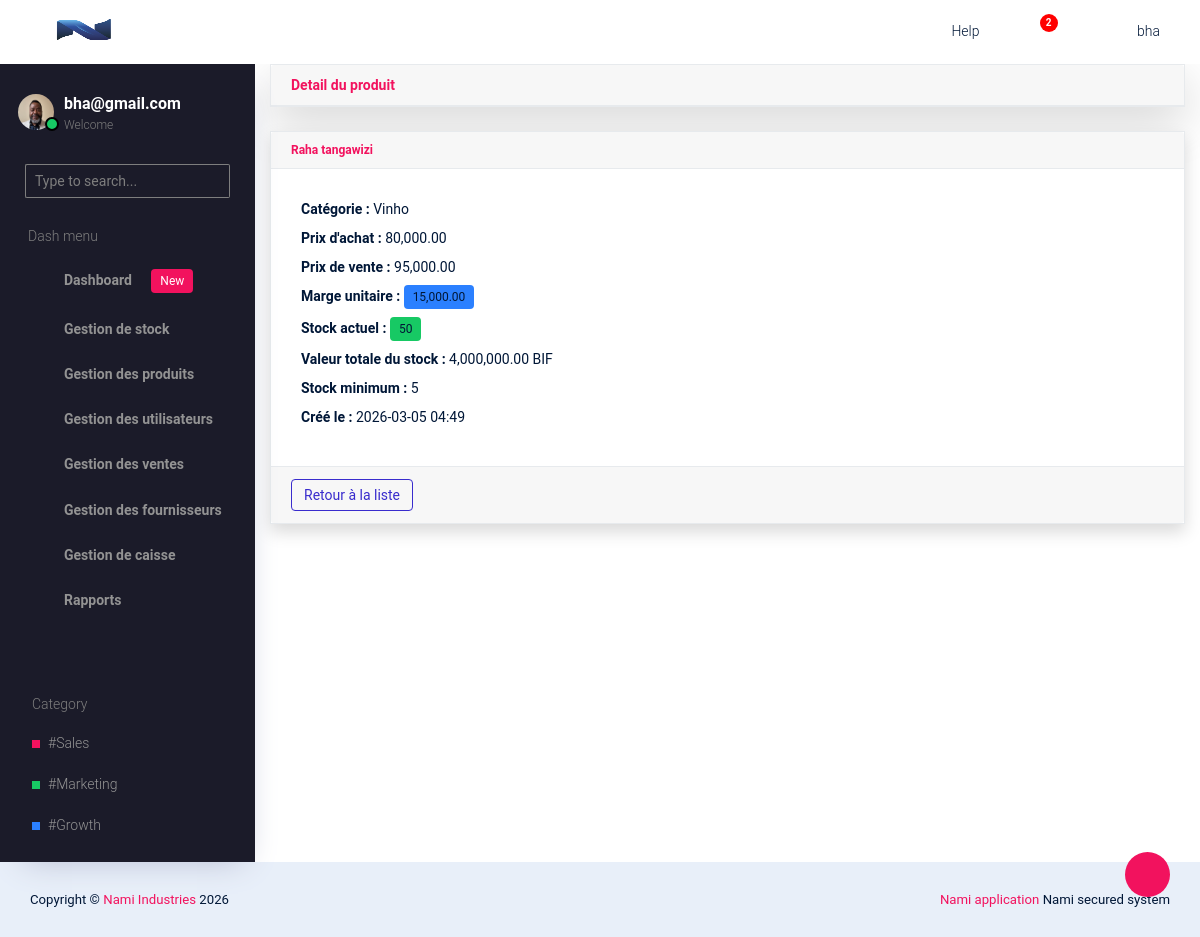
The page /main/detail-produit/5/ (signed in) on the database its author committed.
### companie/models.py (models this page shows, shortened)
class Company(models.Model):
    BUSINESS_TYPES = (
        ('etablissement', 'Etablissement'),
        ('societe', 'Societe'),
    )
    ESTABLISHMENT_TYPES = (
        ('pme', 'PME'),
        ('ipme', 'IPME'),
        ('ecs', 'Entreprise en commandite simple'),
    )
    COMPANY_TYPES = (
        ('sa', 'Societe par actions'),
        ('sarl', 'Societe a responsabilite limitee'),
        ('personnes', 'Societe de personnes'),
    )
    CURRENCY_CHOICES = (
        ('BIF', 'Franc Burundais (BIF)'),
        ('USD', 'Dollar Americain (USD)'),
        ('EUR', 'Euro (EUR)'),
        ('CDF', 'Franc Congolais (CDF)'),
    )
    name = models.CharField(max_length=200)
    owner_name = models.CharField(max_length=200)
    business_type = models.CharField(max_length=20, choices=BUSINESS_TYPES)
    sub_type = models.CharField(max_length=50, blank=True)
    registration_number = models.CharField(max_length=150)
    country = CountryField()
    province = models.CharField(max_length=100)
    email = models.EmailField()
    phone = models.CharField(max_length=30)
    address = models.CharField(max_length=255, blank=True, null=True)
    website = models.URLField(blank=True, null=True)
    currency = models.CharField(
        max_length=10,
        choices=CURRENCY_CHOICES,
        default='CDF'
    )
    tva = models.DecimalField(max_digits=12, decimal_places=2, default=Decimal("0.00"))
    logo = models.ImageField(
        upload_to='company_logo/',
        blank=True,
        null=True
    )
    created_at = models.DateTimeField(auto_now_add=True)

### account/models.py (models this page shows, shortened)
class Profile(models.Model):
    user = models.OneToOneField(User, on_delete=models.CASCADE)
    photo = models.ImageField(upload_to="profiles/", blank=True, null=True)

### product/models.py (models this page shows, shortened)
class Product(models.Model):
    MANAGEMENT_METHODE_TYPE = [
        ('FIFO','FIFO'),
        ('LIFO','LIFO'),
    ]
    category = models.ForeignKey(
        CategoryProduct,
        on_delete=models.SET_NULL,
        null=True,
        blank=True,
        related_name="products"
    )
    name = models.CharField(max_length=200)
    perishable = models.BooleanField(default=False)
    expiration_date = models.DateField(null=True, blank=True)
    management_method = models.CharField(max_length=10, choices=MANAGEMENT_METHODE_TYPE, default='FIFO')
    created_at = models.DateTimeField(auto_now_add=True)
    purchase_price = models.DecimalField(max_digits=15, decimal_places=2, null=True, blank=True)
    selling_price = models.DecimalField(max_digits=15, decimal_places=2, null=True, blank=True)
    minimum_stock = models.IntegerField(default=5)
    @property
    def current_stock(self):
        return self.stockentry_set.aggregate(
            total=Sum('remaining_quantity')
        )['total'] or 0
    @property
    def profit_margin(self):
        if self.purchase_price and self.selling_price:
            return self.selling_price - self.purchase_price
        return Decimal('0')
    @property
    def stock_value(self):
        entries = self.stockentry_set.all()
        total = Decimal('0')
        for entry in entries:
            if entry.remaining_quantity and entry.total_cost:
                unit_cost = entry.total_cost / entry.quantity
                total += unit_cost * entry.remaining_quantity
        return total

class CategoryProduct(models.Model):
    name = models.CharField(max_length=100, unique=True)
    description = models.TextField(blank=True, null=True)
    created_at = models.DateTimeField(auto_now_add=True)
    def __str__(self):
        return self.name

### stock/models.py (models this page shows, shortened)
class StockEntry(models.Model):
    product = models.ForeignKey(Product, on_delete=models.CASCADE)
    supplier = models.ForeignKey(Supplier, on_delete=models.SET_NULL, null=True)
    date = models.DateTimeField(default=timezone.now)
    quantity = models.PositiveIntegerField()
    remaining_quantity = models.PositiveIntegerField(editable=False, null=True)
    unit_cost = models.DecimalField(max_digits=15, decimal_places=2, null=True)
    total_cost = models.DecimalField(max_digits=15, decimal_places=2, null=True, blank=True)
    entered_by = models.ForeignKey(User, on_delete=models.SET_NULL, null=True)
    reason = models.CharField(max_length=255, blank=True, null=True)

### core/views.py (the view)
# urls.py: path('detail-produit/<int:pk>/', views.product_detail, name='product_detail'),
@login_required
@role_required("Admin","Gestionnaire_stock")
def product_detail(request, pk):
    template = loader.get_template('product/detail.html')
    product = get_object_or_404(Product, pk=pk)
    context = {
        'product':product
    }
    return HttpResponse(template.render(context, request))

### core/context_processors.py (called while the page is built)
def company_info(request):
	company = Company.objects.first()
	return {
		'company':company
	}

### core/templates/product/detail.html (shortened to what this page needs)
{% extends 'base.html' %}
{% block content %}
{% load humanize %}
<div class="container-fluid">
    <div class="card mb-4 shadow-lg">
        <div class="card-header m-0 font-weight-bold text-primary">
            Detail du produit
        </div>
    </div>
    <div class="card shadow">
        <div class="card-header">
            <h6 class="m-0 font-weight-bold text-primary">
                {{ product.name }}
            </h6>
        </div>
        <div class="card-body">
            <p><strong>Catégorie :</strong> {{ product.category }}</p>
            <p>
                <strong>Prix d'achat :</strong>
                {{ product.purchase_price|intcomma }}
            </p>
            <p>
                <strong>Prix de vente :</strong>
                {{ product.selling_price|intcomma }}
            </p>
            <p>
                <strong>Marge unitaire :</strong>
                <span class="badge bg-info">
                    {{ product.profit_margin|intcomma }}
                </span>
            </p>
            <p>
                <strong>Stock actuel :</strong>
                <td>
                    {% if product.current_stock <= product.minimum_stock %}
                        <span class="badge bg-danger">
                            {{ product.current_stock }}
                        </span>
                    {% else %}
                        <span class="badge bg-success">
                            {{ product.current_stock }}
                        </span>
                    {% endif %}
                </td>
            </p>
            <p>
                <strong>Valeur totale du stock :</strong>
                <span class="fw-bold">
                    {{ product.stock_value|intcomma }} BIF
                </span>
            </p>
            <p>
                <strong>Stock minimum :</strong>
                {{ product.minimum_stock }}
            </p>
            <p>
                <strong>Créé le :</strong>
                {{ product.created_at|date:"Y-m-d H:i" }}
            </p>
        </div>
        <div class="card-footer">
            <a href="{% url 'product_list_prod' %}" class="btn btn-outline-secondary btn-sm">
                Retour à la liste
            </a>
        </div>
    </div>
</div>
{% endblock %}

### core/templates/base.html (shortened to what this page needs)
{% load static %}
<!DOCTYPE html>
<html lang="en">
  <head>
    <link rel="stylesheet" href="{% static 'vendors/typicons.font/font/typicons.css' %}">
    <link rel="stylesheet" href="{% static 'vendors/css/vendor.bundle.base.css' %}">
    <link rel="stylesheet" href="{% static 'css/vertical-layout-light/style.css' %}">
  </head>
  <body>
    <div class="container-scroller">
      <nav class="navbar col-lg-12 col-12 p-0 fixed-top d-flex flex-row">
        <div class="text-center navbar-brand-wrapper d-flex align-items-center justify-content-center">
          <a class="navbar-brand brand-logo" href="{% url 'dashboard:admin_dashboard' %}">
            {% if company and company.logo %}
            <img src="{{ company.logo.url }}" class="img-fluid" alt="logo"/>
            {% else %}
            <img src="{% static 'images/logo-mini.svg' %}" alt="logo"/>
            {% endif %}
          </a>
          <button class="navbar-toggler navbar-toggler align-self-center d-none d-lg-flex" type="button" data-toggle="minimize">
            <span class="typcn typcn-th-menu"></span>
          </button>
        </div>
        <div class="navbar-menu-wrapper d-flex align-items-center justify-content-end">
          <ul class="navbar-nav navbar-nav-right">
            <li class="nav-item d-none d-lg-flex  mr-2">
              <a class="nav-link" href="#">
                Help
              </a>
            </li>
            <li class="nav-item dropdown  d-flex">
              <a class="nav-link count-indicator dropdown-toggle d-flex align-items-center justify-content-center" id="notificationDropdown" href="#" data-toggle="dropdown">
                <i class="typcn typcn-bell mr-0"></i>
                <span class="count bg-danger">2</span>
              </a>
            </li>
            <li class="nav-item nav-profile dropdown">
              {% if user.is_authenticated %}
              <a class="nav-link dropdown-toggle  pl-0 pr-0" href="#" data-toggle="dropdown" id="profileDropdown">
                <i class="typcn typcn-user-outline mr-0"></i>
                <span class="nav-profile-name">{{ user.username }}</span>
              </a>
              {% endif %}
            </li>
          </ul>
        </div>
      </nav>
      <div class="container-fluid page-body-wrapper">
        <div class="theme-setting-wrapper">
          <div id="settings-trigger"><i class="typcn typcn-cog-outline"></i></div>
        </div>
        <nav class="sidebar sidebar-offcanvas" id="sidebar">
        <ul class="nav">
          <li class="nav-item">
            <div class="d-flex sidebar-profile">
              {% if user.is_authenticated %}
                {% if request.user.profile.photo %}
                  <div class="sidebar-profile-image">
                    <img src="{{ request.user.profile.photo.url }}" alt="image">
                    <span class="sidebar-status-indicator"></span>
                  </div>
                {% endif %}
              <div class="sidebar-profile-name">
                <p class="sidebar-name">
                  {{ user.email }}
                </p>
                <p class="sidebar-designation">
                  Welcome
                </p>
              </div>
              {% endif %}
            </div>
            <div class="nav-search">
              <div class="input-group">
                <input type="text" class="form-control" placeholder="Type to search..." aria-label="search" aria-describedby="search">
                <div class="input-group-append">
                  <span class="input-group-text" id="search">
                    <i class="typcn typcn-zoom"></i>
                  </span>
                </div>
              </div>
            </div>
            <p class="sidebar-menu-title">Dash menu</p>
          </li>
          {% for group in request.user.groups.all %}
            {% if group.name == "Admin" or group.name == "Caisse" or group.name == "Gestionnaire_stock" %}
            <li class="nav-item">
              <a class="nav-link" href="{% url 'dashboard:admin_dashboard' %}">
                <i class="typcn typcn-device-desktop menu-icon"></i>
                <span class="menu-title">Dashboard <span class="badge badge-primary ml-3">New</span></span>
              </a>
            </li>
            {% endif %}
            {% if group.name == "Admin" or group.name == "Gestionnaire_stock" %}
            <li class="nav-item">
              <a class="nav-link" data-toggle="collapse" href="#ui-basic" aria-expanded="false" aria-controls="ui-basic">
                <i class="typcn typcn-briefcase menu-icon"></i>
                <span class="menu-title">Gestion de stock</span>
                <i class="typcn typcn-chevron-right menu-arrow"></i>
              </a>
            </li>
          {% endif %}
          {% if group.name == "Admin" or group.name == "Gestionnaire_stock" %}
          <li class="nav-item">
            <a class="nav-link" data-toggle="collapse" href="#form-elements" aria-expanded="false" aria-controls="form-elements">
              <i class="typcn typcn-film menu-icon"></i>
              <span class="menu-title">Gestion des produits</span>
              <i class="menu-arrow"></i>
            </a>
          </li>
          {% endif %}
          {% if group.name == "Admin" %}
          <li class="nav-item">
            <a class="nav-link" data-toggle="collapse" href="#charts" aria-expanded="false" aria-controls="charts">
              <i class="typcn typcn-chart-pie-outline menu-icon"></i>
              <span class="menu-title">Gestion des utilisateurs</span>
              <i class="menu-arrow"></i>
            </a>
          </li>
          {% endif %}
          {% if group.name == "Admin" or group.name == "Caisse" %}
          <li class="nav-item">
            <a class="nav-link" data-toggle="collapse" href="#tables" aria-expanded="false" aria-controls="tables">
              <i class="typcn typcn-th-small-outline menu-icon"></i>
              <span class="menu-title">Gestion des ventes</span>
              <i class="menu-arrow"></i>
            </a>
          </li>
          {% endif %}
          {% if group.name == "Admin" %}
          <li class="nav-item">
            <a class="nav-link" data-toggle="collapse" href="#auth" aria-expanded="false" aria-controls="auth">
              <i class="typcn typcn-user-add-outline menu-icon"></i>
              <span class="menu-title">Gestion des fournisseurs</span>
              <i class="menu-arrow"></i>
            </a>
          </li>
          {% endif %}
          {% if group.name == "Admin" or group.name == "Caisse" %}
          <li class="nav-item">
            <a class="nav-link" data-toggle="collapse" href="#error" aria-expanded="false" aria-controls="error">
              <i class="typcn typcn-globe-outline menu-icon"></i>
              <span class="menu-title">Gestion de caisse</span>
              <i class="menu-arrow"></i>
            </a>
          </li>
          {% endif %}
          {% if group.name == "Admin" %}
          <li class="nav-item">
            <a class="nav-link" data-toggle="collapse" href="#rapport" aria-expanded="false" aria-controls="rapport">
              <i class="typcn typcn-document-text menu-icon"></i>
              <span class="menu-title">Rapports</span>
              <i class="menu-arrow"></i>
            </a>
          </li>
          {% endif %}
          {% endfor %}
        </ul>
        <ul class="sidebar-legend">
          <li>
            <p class="sidebar-menu-title">Category</p>
          </li>
          <li class="nav-item"><a href="#" class="nav-link">#Sales</a></li>
          <li class="nav-item"><a href="#" class="nav-link">#Marketing</a></li>
          <li class="nav-item"><a href="#" class="nav-link">#Growth</a></li>
        </ul>
      </nav>
        {% block content %}{% endblock %}
    </div>
  </body>
  <footer class="footer">
  <div class="d-sm-flex justify-content-center justify-content-sm-between">
    <span class="text-center text-sm-left d-block d-sm-inline-block">Copyright © <a href="https://" target="_blank">Nami Industries</a> 2026</span>
    <span class="float-none float-sm-right d-block mt-1 mt-sm-0 text-center"><a href="https://" target="_blank">Nami application </a>Nami secured system</span>
  </div>
</footer>
</html>

### rows shown on the page
Company: logo (picture)
Product: name "Raha tangawizi", category "Vinho", purchase_price "80,000.00", selling_price "95,000.00", profit_margin "15,000.00", current_stock "50", stock_value "4,000,000.00", minimum_stock "5", created_at "2026-03-05 04:49"

### other values the page prints
{{ user.username }} "bha"
{{ user.email }} "bha@gmail.com"
